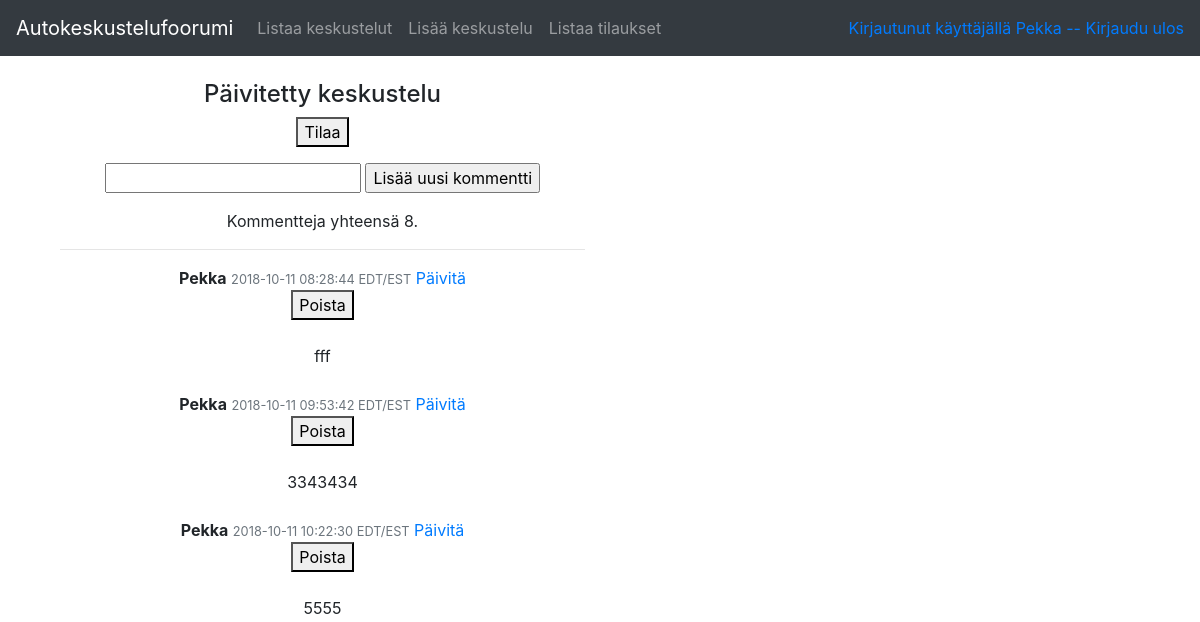
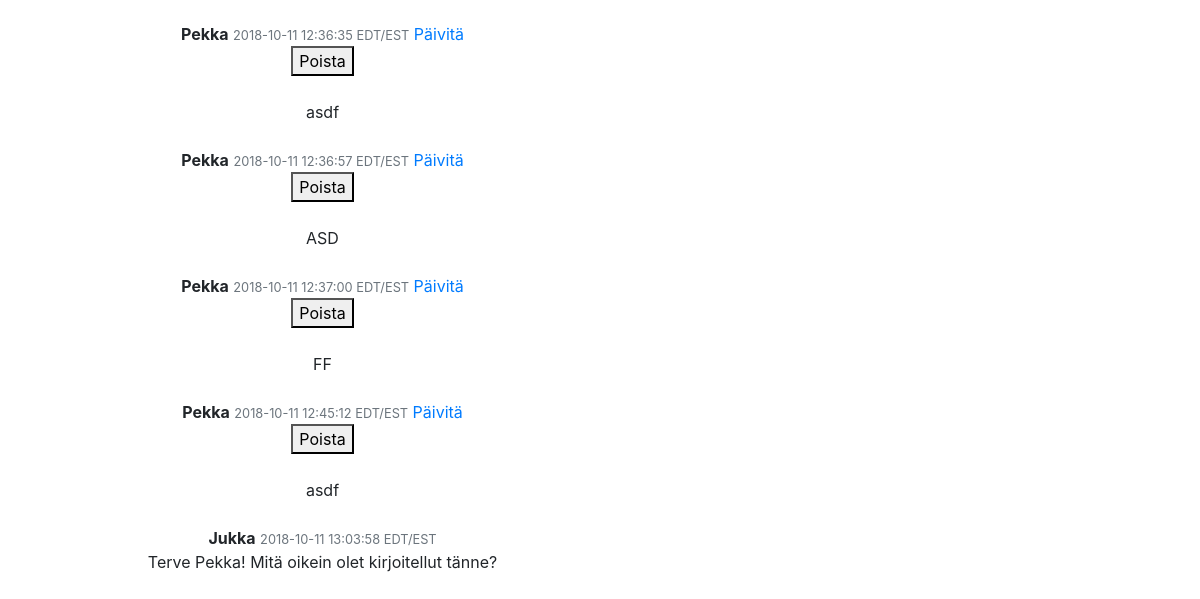
Page /conversations/1 (signed in) on the earlier database version (2 pictures, top to bottom).
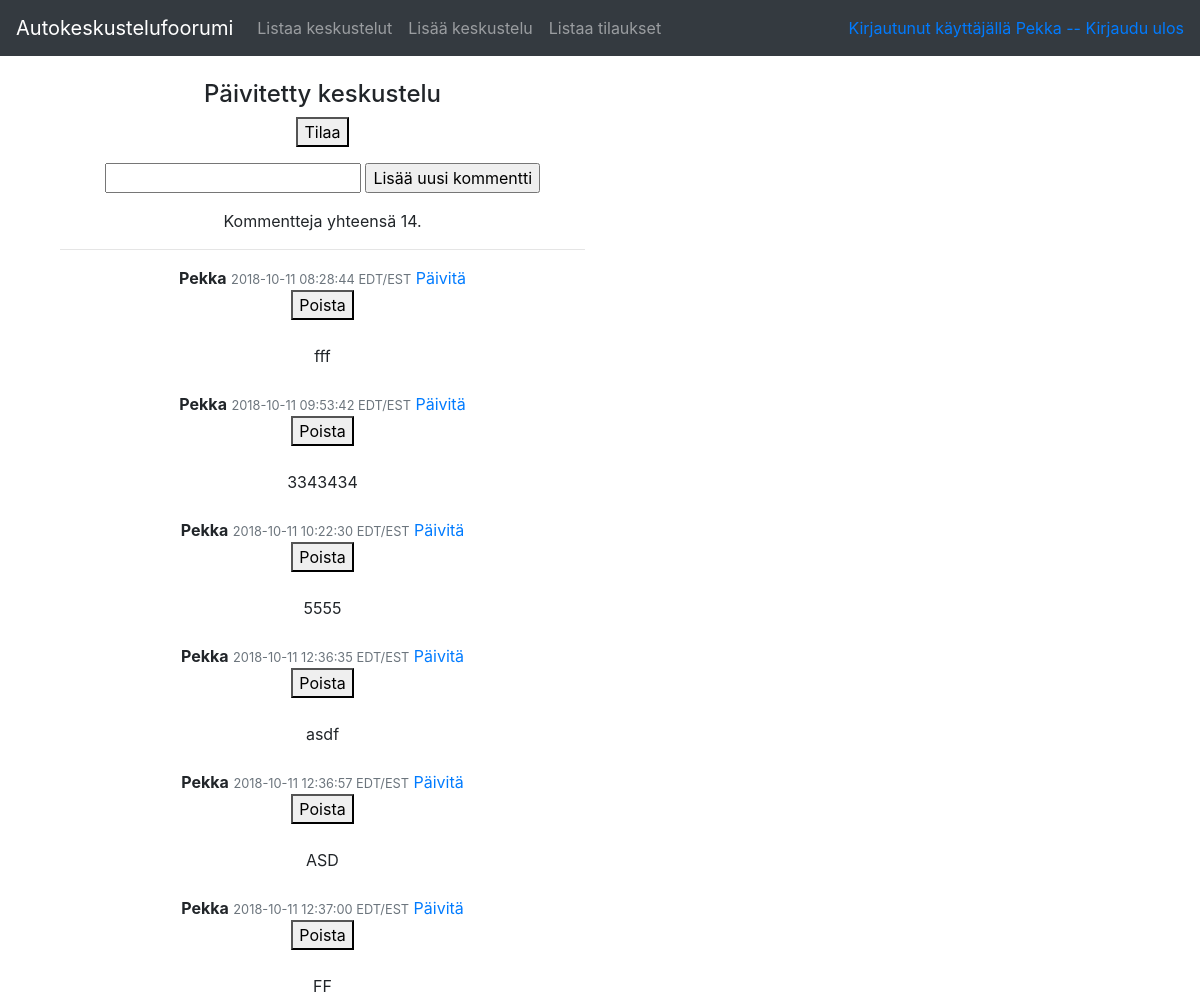
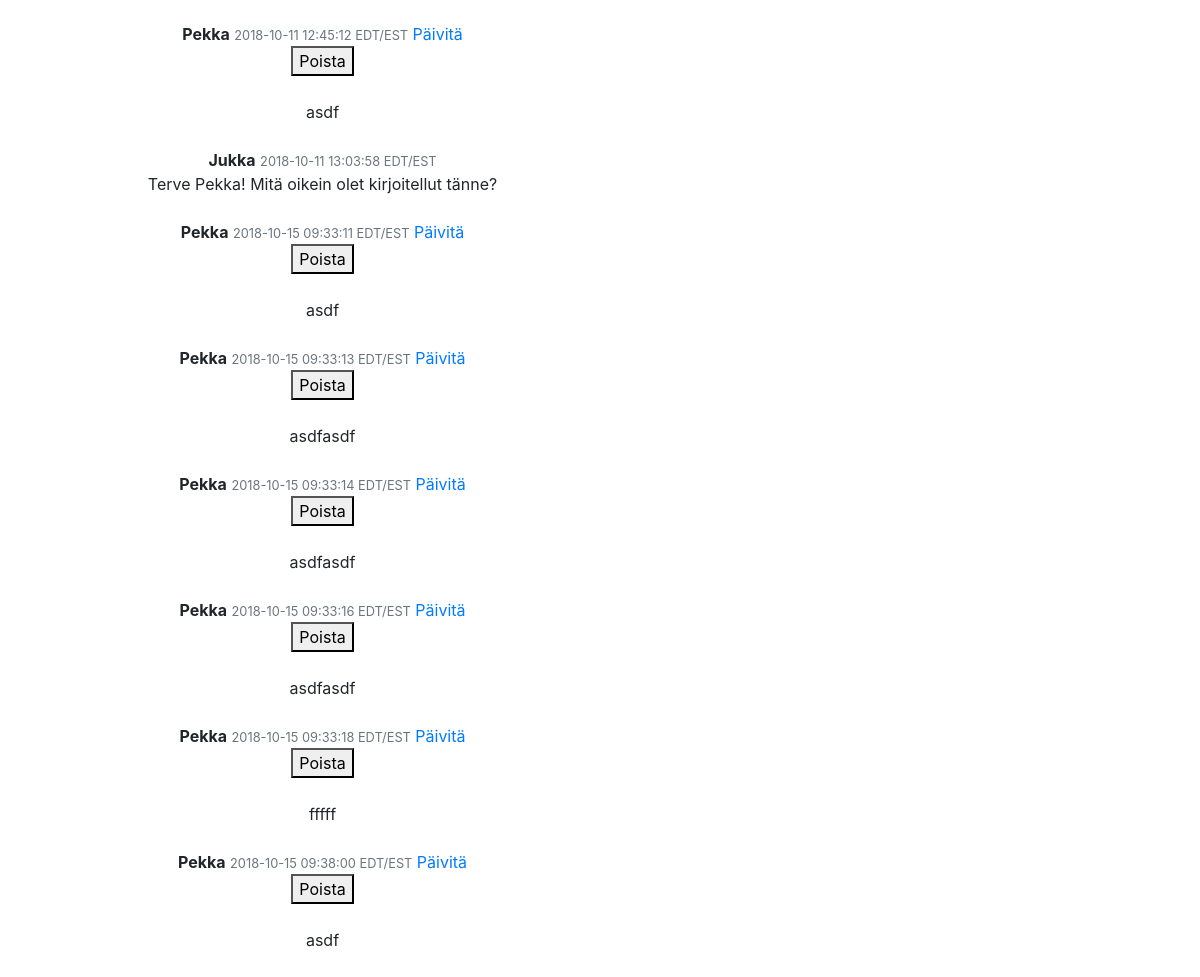
Same page on the later database version (2 pictures, top to bottom).
### application/auth/models.py (models this page shows, shortened)
class User(Base):
    __tablename__ = "account"
    name = db.Column(db.String(144), nullable=False)
    username = db.Column(db.String(144), nullable=False)
    password = db.Column(db.String(144), nullable=False)
    comments = db.relationship("Comment", backref='account', lazy=True)

### application/conversations/models.py (models this page shows, shortened)
class Conversation(Base):
    __tablename__ = "conversation"
    name = db.Column(db.String(144), nullable=False)
    account_id = db.Column(db.Integer, db.ForeignKey('account.id'),  nullable=False)
    @staticmethod
    def find_comments_for_conversation(convid=0):
      stmt = text("SELECT Comment.id, Comment.name, Comment.conversation_id, Account.username, Comment.account_id, Comment.date_created,  (select COUNT(Comment.id) FROM Comment WHERE Comment.conversation_id=:convid) FROM Comment, Account WHERE Account.id = Comment.account_id AND Comment.conversation_id = :convid").params(convid=convid)
      res = db.engine.execute(stmt)
      response = []
      for row in res:
        response.append({"id":row[0], "name":row[1], "conversation_id":row[2], "username":row[3], "account_id":row[4], "date":row[5], "count":row[6]})
      return response

### application/comments/models.py (models this page shows, shortened)
class Comment(db.Model):
    id = db.Column(db.Integer, primary_key=True)
    date_created = db.Column(db.DateTime, default=db.func.current_timestamp())
    date_modified = db.Column(db.DateTime, default=db.func.current_timestamp(),
    onupdate=db.func.current_timestamp())
    name = db.Column(db.String(144), nullable=False)
    account_id = db.Column(db.Integer, db.ForeignKey('account.id'),  nullable=False)

### application/conversations/views.py (the view)
@app.route("/conversations/<conversation_id>", methods=["GET","POST"])
@login_required
def conversation_view(conversation_id):
    form = CommentForm(request.form)
    if not form.validate():
        return render_template("conversations/viewOne.html", t=Conversation.query.get(conversation_id), form=form, conversation_comments=Conversation.find_comments_for_conversation(conversation_id), error="Kommentin minimipituus 1 ja maksimi 144.")
    return render_template("conversations/viewOne.html", t=Conversation.query.get(conversation_id), form=form, conversation_comments=Conversation.find_comments_for_conversation(conversation_id))

### application/comments/forms.py
class CommentForm(FlaskForm):
    name = StringField("Comment name", [validators.Length(min=1, max = 144)])
    class Meta:
        csrf = False

### application/__init__.py (called while the page is built)
@login_manager.user_loader
def load_user(user_id):
    return User.query.get(user_id)

### application/templates/conversations/viewOne.html (shortened to what this page needs)
{% extends "layout.html" %}
{% block body %}
<div class="container">
  <div class="col-lg-6 col-sm-8 text-center">
    <div class="well">
      <h4>{{ t.name }}</h4>
      <form method="POST" action="{{ url_for('conversation_subscribe', conversation_id = t.id) }}"><Button type="submit">Tilaa</Button></form>
      <form method="POST" action="{{ url_for('comments_create', conversation_id=t.id) }}">
        <div>
          <p>
            <tr>
              <td>
                {{ form.name }}
              </td>
            </tr>
            <tr>
              <td colspan="2">
                <input type="submit" value="Lisää uusi kommentti" />
              </td>
            </tr>
      </form>
      {% if conversation_comments|length > 0 %}
      <th> Kommentteja yhteensä {{ conversation_comments[0].count }}.</th>
      {% endif %}
    </div>
    <hr data-brackets-id="12673">
    <ul data-brackets-id="12674" id="sortable" class="list-unstyled ui-sortable">
      {% for comment in conversation_comments %}
      <strong class="pull-left primary-font">{{ comment.username }}</strong>
      <small class="pull-right text-muted">
        {{ comment.date }} EDT/EST</small>
      </a><a>{% if current_user.id == comment.account_id %}
        <a href="{{ url_for('comment_update', comment_id=comment.id) }} "> Päivitä </a>
        <a colspan="2">
          <form method="POST" action="{{ url_for('comment_delete', comment_id=comment.id)  }}"><Button type="submit">Poista</Button></form>
        </a>
        {% endif %}
        <li class="ui-state-default"> {{ comment.name }} </li>
        {% endfor %}
    </ul>
  </div>
</div>
{% endblock %}

### application/templates/layout.html (shortened to what this page needs)
<!DOCTYPE html>
<html>
<head>
  <link rel="stylesheet" href="https://maxcdn.bootstrapcdn.com/bootstrap/4.0.0/css/bootstrap.min.css"
>
</head>
<body>
    <nav class="navbar navbar-expand-md navbar-dark bg-dark mb-4">
        <a class="navbar-brand" href="#">Autokeskustelufoorumi</a>
        <div class="collapse navbar-collapse" id="navbarCollapse">
                <ul class="navbar-nav mr-auto">
                  <li class="nav-item">
                      <a class="nav-link" href="{{ url_for('conversations_index') }} ">Listaa keskustelut</a>
                    </li>
                    <li class="nav-item">
                        <a class="nav-link" href="{{ url_for('conversations_form') }} ">Lisää keskustelu</a>
                      </li>
                      <li class="nav-item">
                        <a class="nav-link" href="{{ url_for('conversations_subscriptions') }} ">Listaa tilaukset</a>
                      </li>
                </ul>
                <div class="form-inline mt-2 mt-md-0">
            {% if current_user.is_authenticated %}
            <a href="{{ url_for('auth_logout') }}">Kirjautunut käyttäjällä {{ current_user.name }} -- Kirjaudu ulos</a>
            {% else %}
            <a href="{{ url_for('auth_login') }}">Login</a>
            {% endif %}
                </div>
        </div>
            </nav>
  {% block body %}{% endblock %}
</body>
</html>

Differences in the rows shown:
added Comment: username "Pekka", date "2018-10-15 09:33:11", name "asdf"
added Comment: username "Pekka", date "2018-10-15 09:33:13", name "asdfasdf"
added Comment: username "Pekka", date "2018-10-15 09:33:14", name "asdfasdf"
added Comment: username "Pekka", date "2018-10-15 09:33:16", name "asdfasdf"
added Comment: username "Pekka", date "2018-10-15 09:33:18", name "fffff"
added Comment: username "Pekka", date "2018-10-15 09:38:00", name "asdf"
Other differences:
{{ conversation_comments[0].count }}: "8" → "14"
